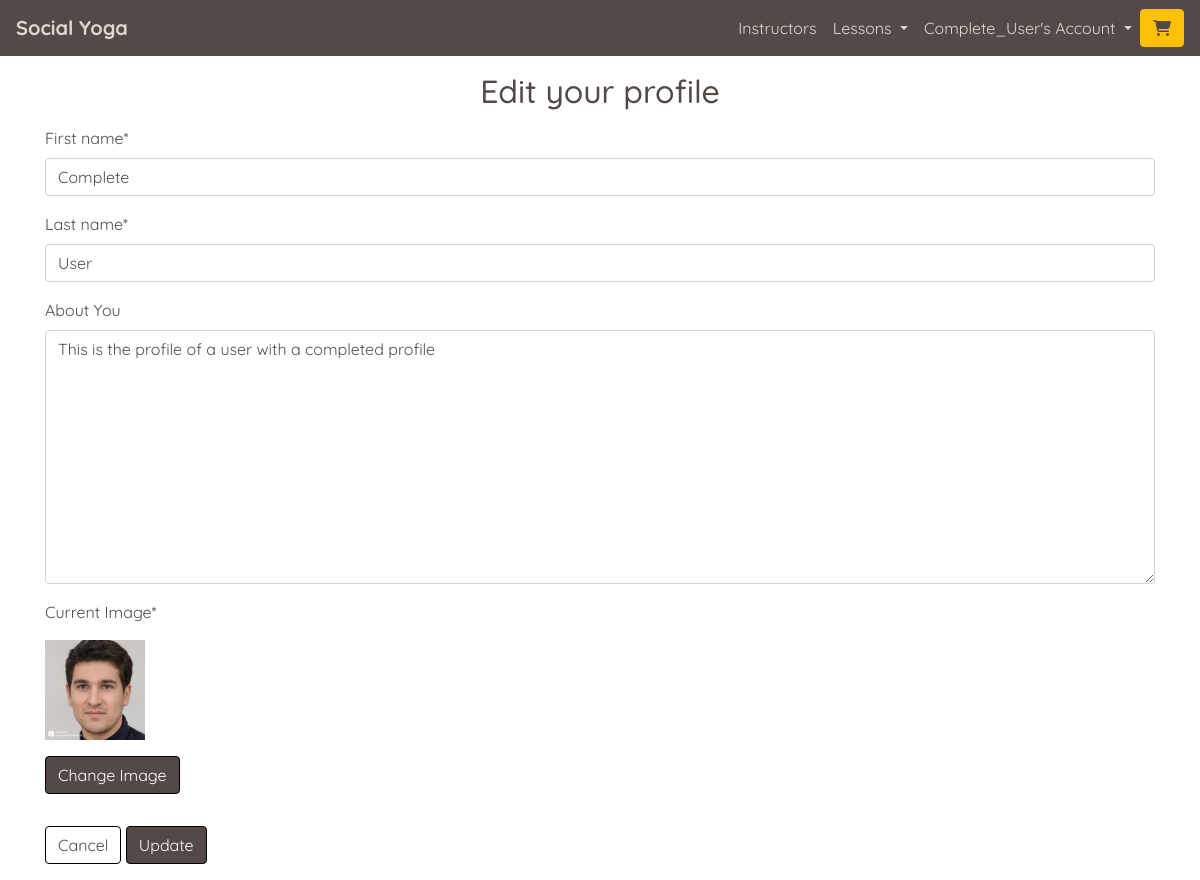
Screenshot of /profiles/edit_profile/ (signed in) with the database file from the repository.
### profiles/models.py (models this page shows, shortened)
class UserProfile(models.Model):
    user = models.OneToOneField(User, on_delete=models.CASCADE)
    first_name = models.CharField(max_length=50, null=False, blank=False)
    last_name = models.CharField(max_length=50, null=False, blank=False)
    is_instructor = models.BooleanField(default=False)
    requested_instructor_status = models.BooleanField(default=False)
    card_description = models.TextField(max_length=256, blank=True, default='')
    profile_description = models.TextField(max_length=650,
                                           blank=True,
                                           default='')
    image = ResizedImageField(size=[600, 600],
                              quality=75,
                              crop=['middle', 'center'],
                              force_format='JPEG',
                              null=True,
                              blank=True,
                              upload_to='profile_images/')
    rating = models.DecimalField(max_digits=5,
                                 decimal_places=0,
                                 null=True,
                                 blank=True)
    lesson_count = models.IntegerField(default=0, editable=False)

### profiles/views.py (the view)
# urls.py: path('edit_profile/', views.edit_profile, name='edit_profile'),
@login_required
def edit_profile(request):
    profile = get_object_or_404(UserProfile, user=request.user)
    if request.method == 'POST':
        form = ProfileForm(request.POST, request.FILES, instance=profile)
        if form.is_valid():
            form.save()
        else:
            error = form.errors
            messages.error(request, f'There was an error in your profile \
                                    data: {error}, please try again.')
        return redirect('profile')
    else:
        form = ProfileForm(instance=profile)
        context = {
            'profile': profile,
            'form': form,
        }
        return render(request, 'profiles/edit_profile.html', context)

### home/contexts.py (called while the page is built)
def purchased_lessons(request):
    profile = get_profile_or_none(request)
    purchased = None
    purchased_lesson_ids = []
    if profile:
        purchased = OrderLineItem.objects.filter(profile=profile)
        if purchased:
            for item in purchased:
                purchased_lesson_ids.append(item.lesson.lesson_id)
    context = {
        'purchased_lessons': purchased,
        'purchased_lesson_ids': purchased_lesson_ids,
    }
    return context

### yoga/utils.py (called while the page is built)
def get_profile_or_none(request):
    try:
        return UserProfile.objects.get(user=request.user)
    except Exception:
        return None

### profiles/templates/profiles/edit_profile.html (shortened to what this page needs)
{% extends "base.html" %}
{% load static %}
{% block page_header %}
<div class="container header-container">
    <div class="row">
        <div class="col">
            <h1 class="text-center title-text my-3">Edit your profile</h1>
        </div>
    </div>
</div>
{% endblock %}
{% block content %}
<main class="container page-contents pb-3">
    <div class="row">
        <div class="col-12">
            <form method="POST" action="{% url 'edit_profile' %}" class="form" enctype="multipart/form-data">
                {% for field in form %}
                    {% if field.name != 'image' %}
                        {{ field | as_crispy_field }}
                    {% else %}
                        <p>Current Image*</p>
                        <div class="current-image-container" id="current-image-container">
                            {% if profile.image %}
                                <img class="mb-3" src="{{ MEDIA_URL }}{{ profile.image }}" alt="image for {{ lesson.lesson_name }}" width="100" height="100" id="current-image">
                            {% else %}
                                <p>None</p>
                            {% endif %}
                        </div>
                        <div id="change-image">
                            <label for="id_image" id="id_image_label" class="btn btn-custom-darken">Change Image</label>
                            {{ field }}
                        </div>
                    {% endif %}
                {% endfor %}
                <a href="{% url 'profile' %}" class="btn btn-custom-invert">Cancel</a>
                <input class="btn btn-custom-darken" type="Submit" value="Update">
            </form>
        </div>
    </div>
</main>
{% endblock %}

### templates/base.html (shortened to what this page needs)
{% load static %}
<!doctype html>
<html lang="en">
  <head>
    {% block corecss %}
      <link rel="stylesheet" href="https://cdn.jsdelivr.net/npm/bootstrap@4.5.3/dist/css/bootstrap.min.css">
      <link rel="stylesheet" href="{% static 'css/base.css' %}" >
    {% endblock %}
</head>
<body>
    <header class="container-fluid fixed-top-desktop-only p-0">
        <nav class="navbar navbar-expand-lg navbar-custom">
            <a class="navbar-brand" href="{% url 'home' %}"><strong>Social Yoga</strong></a>
            {% if user.is_authenticated %}
            <div class="order-0 order-lg-1 ml-auto">
                <a class="btn btn-warning" href="{% url 'view_basket' %}" id="navbar-basket" role="button">
                    <span class="icon">
                        <i class="fas {% if product_count > 0 %}fa-cart-plus{% else %}fa-shopping-cart{% endif %} colour-primary" id="nav-cart-icon"></i>
                    </span>
                </a>
            </div>
            {% endif %}
            <div class="collapse navbar-collapse" id="navbarNav">
                <ul class="navbar-nav ml-auto mb-2 mb-lg-0">
                    <li class="nav-item">
                        <a class="nav-link active" aria-current="page" href="{% url 'instructors' %}">Instructors</a>
                    </li>
                    {% if user.is_authenticated %}
                    <li class="nav-item">
                        <div class="nav-link dropdown">
                            <a class="dropdown-toggle nav-link-format" href="#" role="button" id="lessonsDropdownMenuLink" data-toggle="dropdown" aria-haspopup="true" aria-expanded="false">
                                Lessons
                            </a>
                        </div>
                    </li>
                    {% endif %}
                    <li class="nav-item">
                        <div class="nav-link dropdown">
                            <a class="dropdown-toggle nav-link-format" href="#" role="button" id="accountDropdownMenuLink" data-toggle="dropdown" aria-haspopup="true" aria-expanded="false">
                                {% if user.is_authenticated %}{{ user|title }}'s{% else %}My{% endif %} Account
                            </a>
                        </div>
                    </li>
                </ul>
            </div>
        </nav>
    </header>
        {% block page_header %}
        {% endblock %}
        {% block content %}
        {% endblock %}
</body>
</html>

### static/css/base.css (style rules this page uses)
html { height: 100%; }
body { background: url('/static/images/backgrounds/background-image.jpg') no-repeat center center fixed; background-size: cover; background-position: 75% 40px; height: calc(100vh - 63px); color: #534a47; font-family: 'Quicksand'; font-size: 16px; }
.title-text { font-size: 1.5rem; }
.header-container { margin-top: 0px; }
.btn-custom-invert { background: white; color: #534a47 !important; border: 1px solid black; }
.btn-custom-darken { background: #534a47; color: #fff !important; border: 1px solid black; }
#id_image_label { cursor: pointer; }
.navbar-custom { background-color: #534a47; }
.navbar-custom a { color: #e0d8d0; }
.colour-primary { color: #534a47 !important; }
.nav-link-format { text-decoration: none; }
@media (min-width: 768px) { .title-text, .index-main-text { font-size: 2rem; } }
@media (min-width: 1200px) { body { background-position: 0 35px; } }
@media (min-width: 1200px) { .header-container { margin-top: 56px; } }
@media (min-width: 1200px) { .fixed-top-desktop-only { position: fixed; top: 0; right: 0; left: 0; z-index: 1049; } }

### rows the page displays
UserProfile: first_name "Complete" "User" "This is the profile of a user with a completed profile", image (picture)

### other values shown
{{ user|title }} "Complete_User"
